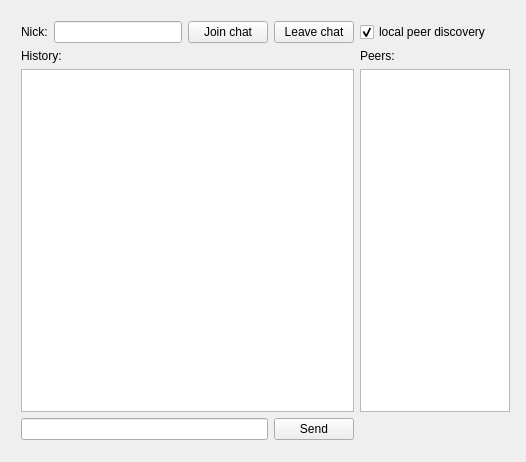
<?xml version="1.0" encoding="UTF-8"?>
<ui version="4.0">
 <class>Network_chatClass</class>
 <widget class="QMainWindow" name="Network_chatClass">
  <property name="geometry">
   <rect>
    <x>0</x>
    <y>0</y>
    <width>526</width>
    <height>462</height>
   </rect>
  </property>
  <property name="windowTitle">
   <string>Network_chat</string>
  </property>
  <widget class="QWidget" name="centralWidget">
   <widget class="QWidget" name="layoutWidget">
    <property name="geometry">
     <rect>
      <x>10</x>
      <y>10</y>
      <width>511</width>
      <height>441</height>
     </rect>
    </property>
    <layout class="QGridLayout" name="gridLayout">
     <item row="3" column="0">
      <layout class="QHBoxLayout" name="horizontalLayout_2">
       <item>
        <widget class="QLineEdit" name="lineEditMessage"/>
       </item>
       <item>
        <widget class="QPushButton" name="pushButtonSend">
         <property name="text">
          <string>Send</string>
         </property>
        </widget>
       </item>
      </layout>
     </item>
     <item row="0" column="0">
      <layout class="QHBoxLayout" name="horizontalLayout">
       <item>
        <widget class="QLabel" name="label">
         <property name="text">
          <string>Nick:</string>
         </property>
        </widget>
       </item>
       <item>
        <widget class="QLineEdit" name="lineEditNick"/>
       </item>
       <item>
        <widget class="QPushButton" name="pushButtonJoin">
         <property name="text">
          <string>Join chat</string>
         </property>
        </widget>
       </item>
       <item>
        <widget class="QPushButton" name="pushButtonLeave">
         <property name="text">
          <string>Leave chat</string>
         </property>
        </widget>
       </item>
      </layout>
     </item>
     <item row="1" column="1">
      <widget class="QLabel" name="label_3">
       <property name="text">
        <string>Peers:</string>
       </property>
      </widget>
     </item>
     <item row="1" column="0">
      <widget class="QLabel" name="label_2">
       <property name="text">
        <string>History:</string>
       </property>
      </widget>
     </item>
     <item row="2" column="0">
      <widget class="QPlainTextEdit" name="plainTextEditChat"/>
     </item>
     <item row="2" column="1">
      <widget class="QPlainTextEdit" name="plainTextEditPeers">
       <property name="sizePolicy">
        <sizepolicy hsizetype="Fixed" vsizetype="Expanding">
         <horstretch>0</horstretch>
         <verstretch>0</verstretch>
        </sizepolicy>
       </property>
       <property name="maximumSize">
        <size>
         <width>150</width>
         <height>16777215</height>
        </size>
       </property>
      </widget>
     </item>
     <item row="0" column="1">
      <widget class="QCheckBox" name="checkBox">
       <property name="text">
        <string>local peer discovery</string>
       </property>
       <property name="checked">
        <bool>true</bool>
       </property>
       <property name="tristate">
        <bool>false</bool>
       </property>
      </widget>
     </item>
    </layout>
   </widget>
  </widget>
 </widget>
 <layoutdefault spacing="6" margin="11"/>
 <resources>
  <include location="network_chat.qrc"/>
 </resources>
 <connections/>
</ui>
